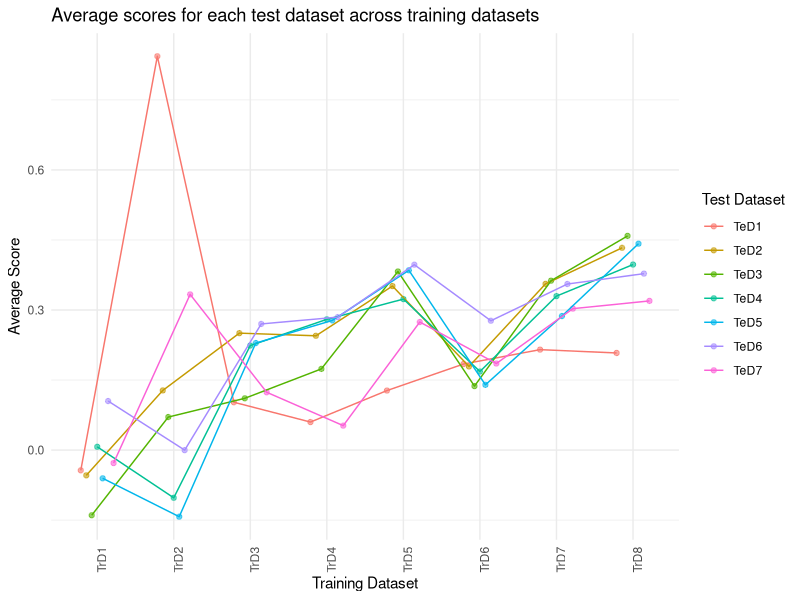
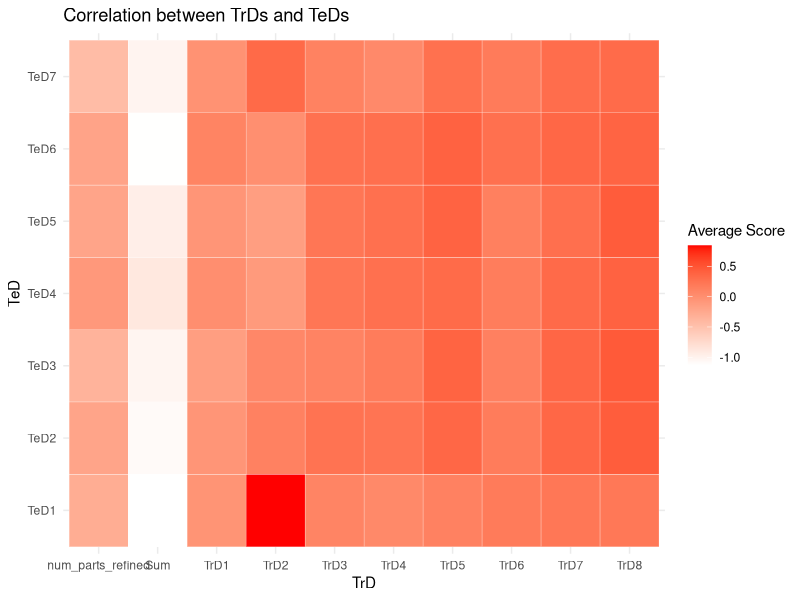

These charts were generated, in order, by the following R code:
## ---- chunk 1
knitr::opts_chunk$set(echo = TRUE)
## ---- chunk 2
setwd("C:/Users/ottev/TU Delft/Year4/Quarter4/CDA/SeminarDataScience/Assignment_2")
d <- read.csv("data.csv")
## ---- chunk 3
# convert the model column to a factor as it is a categorical variable
d$model <- factor(d$model)
# convert the TeD column to a factor as it is a categorical variable
d$TeD <- factor(d$TeD)
## ---- chunk 4
# Create variables model type and parts refined
d$model_type <- ifelse(d$model %in% c("B1", "B2", "B3"), "Baseline", "Transfer_Learning")
d$num_parts_refined <- ifelse(d$model == "MF", 4,
                          ifelse(d$model == "MS", 1,
                           ifelse(d$model == "MN", 0,
                          ifelse(grepl("^M[1-8]$", d$model), as.numeric(substr(d$model, 2, 2)), 0))))
## ---- chunk 5
# Anova with all parts
model <- lm(score ~ model_type + model + TeD + num_parts_refined + (TrD1 + TrD2 + TrD3 + TrD4 + TrD5 + TrD6 + TrD7 + TrD8) + Sum , data = d)
anova_result <- anova(model)
print(anova_result)
## ---- chunk 6
# Load required packages
library(dplyr)
library(tidyr)
library(ggplot2)
library(emmeans)
## ---- chunk 7
# Normalize scores for each test dataset
d <- d %>%
  group_by(TeD) %>%
  mutate(score = (score - mean(score)) / sd(score))

# Anova with all parts
model <- lm(score ~ model_type + (TrD1 + TrD2 + TrD3 + TrD4 + TrD5 + TrD6 + TrD7 + TrD8), data = d)
summary(model)

# Compute EMMs for the interaction effect
emms_interaction <- emmeans(model, ~ model_type)
pairwise <- pairs(emms_interaction)
summary(pairwise)

## ---- chunk 8
# Reshape data
d_long <- d %>% pivot_longer(cols = starts_with("TrD"),
                             names_to = "TrD",
                             values_to = "value")

# Filter data for non-zero values (assuming 1 means the score belongs to that training dataset)
d_filtered <- d_long %>% filter(value == 1)

# Calculate average score for each combination of TrD and TeD
avg_scores <- d_filtered %>%
  group_by(TrD, TeD) %>%
  summarise(avg_score = mean(score))

# Plot
ggplot(avg_scores, aes(x = TrD, y = avg_score, color = TeD)) +
  geom_point(alpha = 0.6, position = position_dodge(width = 0.5)) +
  geom_line(aes(group = TeD), position = position_dodge(width = 0.5)) +
  theme_minimal() +
  labs(x = "Training Dataset", y = "Average Score",
       title = "Average scores for each test dataset across training datasets",
       color = "Test Dataset") +
  theme(axis.text.x = element_text(angle = 90, hjust = 1))


# Compute the average performance for each combination of TeD and TrD
correlation_data <- d %>%
  gather(key = "TrD", value = "used", -TeD, -model, -score) %>%
  filter(used == 1) %>%
  group_by(TeD, TrD) %>%
  summarise(avg_score = mean(score, na.rm = TRUE))

# Create the heatmap
ggplot(correlation_data, aes(x = TrD, y = TeD)) +
  geom_tile(aes(fill = avg_score), color = "white") +
  scale_fill_gradient(low = "white", high = "red") +
  theme_minimal() +
  labs(title = "Correlation between TrDs and TeDs", fill = "Average Score")

# # t test between B1, B2, and B3 vs the rest
# d_B <- subset(d, model=="B1" | model=="B2" | model=="B3")
# d_M <- subset(d, model=="M1" | model=="M2" | model=="M3" | model=="MF" | model=="MN" | model=="MS")



# # average for each model
# aggregate(score ~ model, data = d, mean)
# m <- lm(score~model, d)
# summary(m)
# AIC(m)

# m1 <- lm(score~model+TeD, d)
# summary(m1)
# AIC(m1)

# # compare m and m1
# anova(m, m1)
